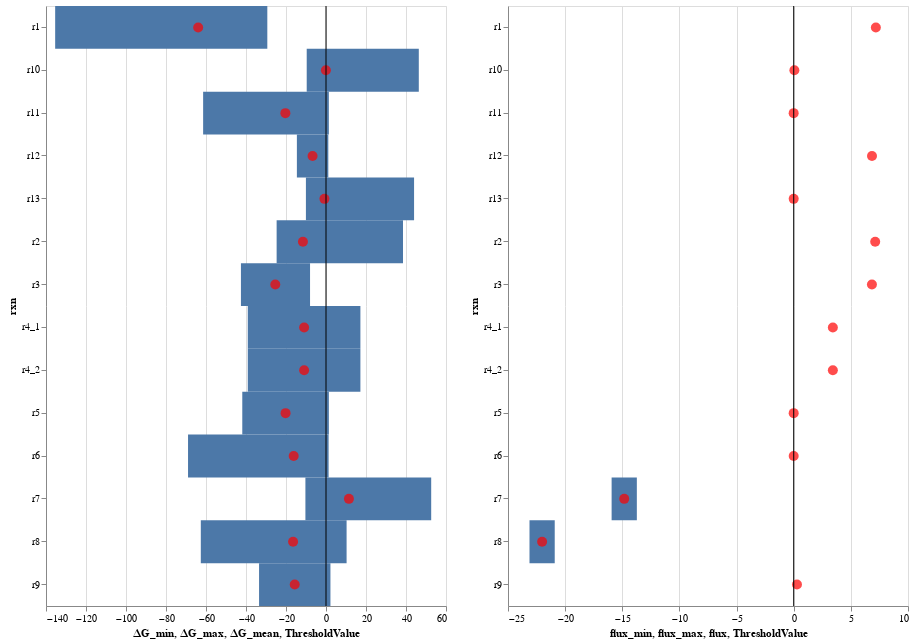

Notebook cell for this chart:
### Markdown cell above
### Plot Gibbs free energies (on the left) and reaction fluxes (on the right)

### Code cell
height=600
width=400
plot_dG_and_flux(dG_df,  flux_df, height, width)

### Figure 1 — Vega-Lite specification as saved in the notebook (floating-point values rounded to 4 significant figures)
{"config": {"view": {"continuousWidth": 400, "continuousHeight": 300}}, "hconcat": [{"layer": [{"mark": "rect", "encoding": {"x": {"type": "quantitative", "field": "∆G_min"}, "x2": {"field": "∆G_max"}, "y": {"type": "nominal", "field": "rxn"}}, "height": 600, "width": 400}, {"mark": {"type": "point", "color": "red", "filled": true, "size": 100}, "encoding": {"tooltip": [{"type": "nominal", "field": "rxn"}, {"type": "quantitative", "field": "∆G_min"}, {"type": "quantitative", "field": "∆G_mean"}, {"type": "quantitative", "field": "∆G_max"}], "x": {"type": "quantitative", "field": "∆G_mean"}, "y": {"type": "nominal", "field": "rxn"}}, "selection": {"selector001": {"type": "interval", "bind": "scales", "encodings": ["x", "y"]}}}, {"data": {"name": "data-d7255ad842f014c46f35befde053a015"}, "mark": "rule", "encoding": {"x": {"type": "quantitative", "field": "ThresholdValue"}}}], "data": {"name": "data-1be3fe115e82bb0437f62db9024d3007"}}, {"layer": [{"mark": "rect", "encoding": {"x": {"type": "quantitative", "field": "flux_min"}, "x2": {"field": "flux_max"}, "y": {"type": "nominal", "field": "rxn"}}, "height": 600, "width": 400}, {"mark": {"type": "point", "color": "red", "filled": true, "size": 100}, "encoding": {"tooltip": [{"type": "nominal", "field": "rxn"}, {"type": "quantitative", "field": "flux_min"}, {"type": "quantitative", "field": "flux"}, {"type": "quantitative", "field": "flux_max"}], "x": {"type": "quantitative", "field": "flux"}, "y": {"type": "nominal", "field": "rxn"}}, "selection": {"selector002": {"type": "interval", "bind": "scales", "encodings": ["x", "y"]}}}, {"data": {"name": "data-d7255ad842f014c46f35befde053a015"}, "mark": "rule", "encoding": {"x": {"type": "quantitative", "field": "ThresholdValue"}}}], "data": {"name": "data-8bdb384fea52884fd898e7bf72c20b71"}}], "$schema": "https://vega.github.io/schema/vega-lite/v4.8.1.json", "datasets": {"data-1be3fe115e82bb0437f62db9024d3007": [{"∆G_min": -135.4, "∆G_mean": -63.91, "∆G_max": -29.34, "rxn": "r1"}, {"∆G_min": -24.68, "∆G_mean": -11.54, "∆G_max": 38.5, "rxn": "r2"}, {"∆G_min": -42.53, "∆G_mean": -25.36, "∆G_max": -7.977, "rxn": "r3"}, {"∆G_min": -39.12, "∆G_mean": -10.94, "∆G_max": 17.2, "rxn": "r4_1"}, {"∆G_min": -39.12, "∆G_mean": -10.94, "∆G_max": 17.2, "rxn": "r4_2"}, {"∆G_min": -41.86, "∆G_mean": -20.21, "∆G_max": 1.431, "rxn": "r5"}, {"∆G_min": -68.98, "∆G_mean": -16.15, "∆G_max": 1.31, "rxn": "r6"}, {"∆G_min": -10.3, "∆G_mean": 11.46, "∆G_max": 52.6, "rxn": "r7"}, {"∆G_min": -62.6, "∆G_mean": -16.46, "∆G_max": 10.3, "rxn": "r8"}, {"∆G_min": -33.47, "∆G_mean": -15.64, "∆G_max": 2.218, "rxn": "r9"}, {"∆G_min": -9.641, "∆G_mean": -0.06178, "∆G_max": 46.4, "rxn": "r10"}, {"∆G_min": -61.44, "∆G_mean": -20.31, "∆G_max": 1.423, "rxn": "r11"}, {"∆G_min": -14.56, "∆G_mean": -6.717, "∆G_max": 1.163, "rxn": "r12"}, {"∆G_min": -10.04, "∆G_mean": -0.7789, "∆G_max": 44.03, "rxn": "r13"}], "data-d7255ad842f014c46f35befde053a015": [{"ThresholdValue": 0, "Threshold": "hazardous"}], "data-8bdb384fea52884fd898e7bf72c20b71": [{"vref_mean (mmol/L/h)": 7.187, "vref_std (mmol/L/h)": 2.004e-05, "rxn": "r1", "flux_min": 7.187, "flux_max": 7.187, "flux": 7.187}, {"vref_mean (mmol/L/h)": 7.13, "vref_std (mmol/L/h)": 2.004e-05, "rxn": "r2", "flux_min": 7.13, "flux_max": 7.13, "flux": 7.13}, {"vref_mean (mmol/L/h)": 6.844, "vref_std (mmol/L/h)": 2.004e-05, "rxn": "r3", "flux_min": 6.844, "flux_max": 6.844, "flux": 6.844}, {"vref_mean (mmol/L/h)": 3.424, "vref_std (mmol/L/h)": 1.002e-05, "rxn": "r4_1", "flux_min": 3.424, "flux_max": 3.424, "flux": 3.424}, {"vref_mean (mmol/L/h)": 3.424, "vref_std (mmol/L/h)": 1.002e-05, "rxn": "r4_2", "flux_min": 3.424, "flux_max": 3.424, "flux": 3.424}, {"vref_mean (mmol/L/h)": -0.002427, "vref_std (mmol/L/h)": 6.603e-11, "rxn": "r5", "flux_min": -0.002427, "flux_max": -0.002427, "flux": -0.002427}, {"vref_mean (mmol/L/h)": -0.002427, "vref_std (mmol/L/h)": 6.603e-11, "rxn": "r6", "flux_min": -0.002427, "flux_max": -0.002427, "flux": -0.002427}, {"vref_mean (mmol/L/h)": -14.83, "vref_std (mmol/L/h)": 1.104, "rxn": "r7", "flux_min": -15.93, "flux_max": -13.73, "flux": -14.83}, {"vref_mean (mmol/L/h)": -22.01, "vref_std (mmol/L/h)": 1.104, "rxn": "r8", "flux_min": -23.12, "flux_max": -20.91, "flux": -22.01}, {"vref_mean (mmol/L/h)": 0.2854, "vref_std (mmol/L/h)": 2.124e-07, "rxn": "r9", "flux_min": 0.2854, "flux_max": 0.2854, "flux": 0.2854}, {"vref_mean (mmol/L/h)": 0.05782, "vref_std (mmol/L/h)": 3.188e-09, "rxn": "r10", "flux_min": 0.05782, "flux_max": 0.05782, "flux": 0.05782}, {"vref_mean (mmol/L/h)": -0.004394, "vref_std (mmol/L/h)": 3.338e-11, "rxn": "r11", "flux_min": -0.004394, "flux_max": -0.004394, "flux": -0.004394}, {"vref_mean (mmol/L/h)": 6.849, "vref_std (mmol/L/h)": 2.004e-05, "rxn": "r12", "flux_min": 6.849, "flux_max": 6.849, "flux": 6.849}, {"vref_mean (mmol/L/h)": -0.002427, "vref_std (mmol/L/h)": 6.603e-11, "rxn": "r13", "flux_min": -0.002427, "flux_max": -0.002427, "flux": -0.002427}]}}
